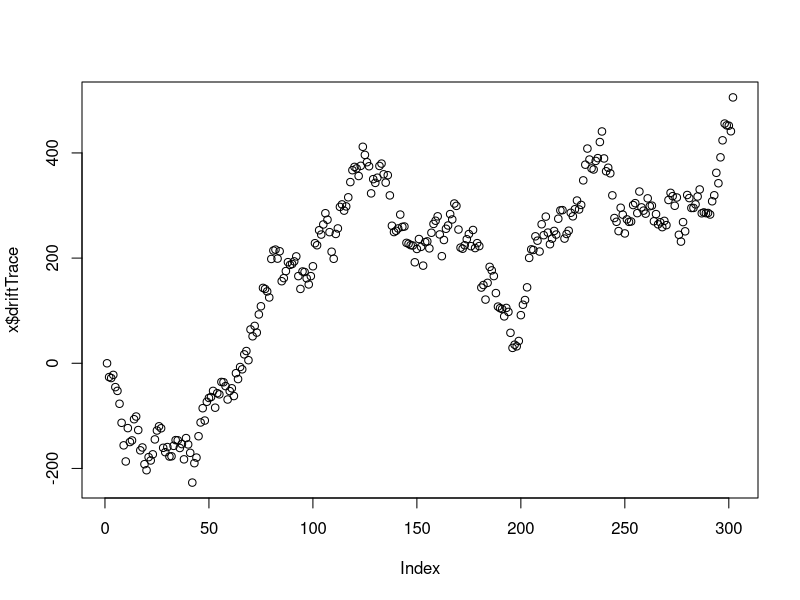

R code for this plot:
DDMopt = function(driftrate = 1, threshold = 500, startingPt = 0, ndt = 300){
  # DDM is a function for computing a single decision by using sequential evidence accumulation
  # The function returns a list of two variables:
  # 1) Decision (0 if reject, 1 if accept)
  # 2) Response Time (in milliseconds)
  # DDM uses some default values for drift rate, threshold, startingPt, and non-decision time
  Decision = NA 
  DDM = startingPt
  while(is.na(Decision)){
    DDM = c(DDM, DDM[length(DDM)] + driftrate*1:threshold + cumsum(rnorm(threshold, sd = 25)))
    crossingPts = which(DDM < -1*threshold | DDM > threshold)
    if(length(crossingPts) > 0){
      RT = min(crossingPts)
      Decision = sign(DDM[RT]) > 0
      DDM = DDM[1:RT]
    }
  }
  d = list(Decision = Decision > 0, RT = length(DDM) + ndt, driftTrace = DDM)
  return(d)
}

x = DDMopt(2,500,0,500)

plot(x$driftTrace)
